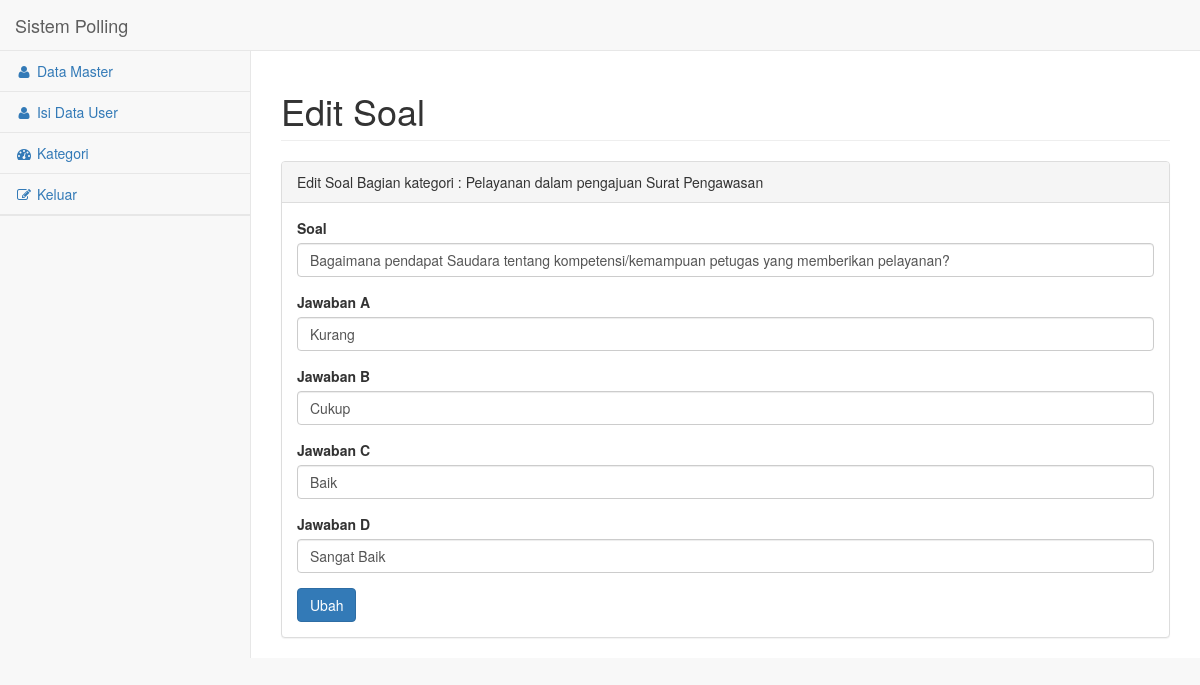
Page /editsoal.php?id=247 on the committed database.
### tables this page shows
CREATE TABLE `kategori` (
  `id_kategori` int(11) NOT NULL,
  `nama_kategori` varchar(50) NOT NULL,
  `persyaratan` text NOT NULL,
  `status` tinyint(1) DEFAULT 0
);

CREATE TABLE `jawaban` (
  `id_jawaban` int(11) NOT NULL,
  `jawaban1` varchar(50) NOT NULL,
  `jawaban2` varchar(50) NOT NULL,
  `jawaban3` varchar(50) NOT NULL,
  `jawaban4` varchar(50) NOT NULL,
  `id_soalj` int(11) NOT NULL
);

CREATE TABLE `soal` (
  `id_soal` int(11) NOT NULL,
  `soal` text NOT NULL,
  `id_kategoriS` int(11) NOT NULL
);

### editsoal.php (the view, shortened to what this page needs)
<!DOCTYPE html>
<?php
    include 'connect.php';
    require 'sideindex.php';
    $id = $_GET['id'];
    $query1 = mysqli_query($connect,"SELECT * from soal WHERE id_soal='$id'");
    while ($data1 =mysqli_fetch_array($query1)) {?>
    <?php $idkategoriS= $data1 ['id_kategoriS'];}
?>
<div id="page-wrapper">
            <div class="row">
                <div class="col-lg-12">
                    <h1 class="page-header">Edit Soal</h1>
                </div>
            </div>
            <div class="row">
                <div class="col-lg-12">
                    <div class="panel panel-default">
                        <div class="panel-heading">
                            <?php
                                include 'connect.php';
                                $query2 = mysqli_query($connect,"SELECT * from kategori WHERE id_kategori='$idkategoriS'");
                                while ($data2 =mysqli_fetch_array($query2)) {?>
                                <?php $nama_kategori= $data2 ['nama_kategori'];
                                    echo "Edit Soal Bagian kategori :"; echo "&nbsp";
                                    echo $nama_kategori;
                                }?>
                        </div>
                        <?php
                                include 'connect.php';
                                $query3 = mysqli_query($connect,"SELECT * from soal join jawaban WHERE id_soal='$id' AND id_soalj='$id'");
                                while ($data3 =mysqli_fetch_array($query3)) {?>
                                <?php
                                    $soal=$data3['soal'];
                                    $jawA=$data3['jawaban1'];
                                    $jawB=$data3['jawaban2'];
                                    $jawC=$data3['jawaban3'];
                                    $jawD=$data3['jawaban4'];
                        }?>
                        <div class="panel-body">
                            <div class="row">
                                <div class="col-lg-12">
                                    <form role="form" method='POST' action='editsoalproses.php?id=<?php echo $id;?>'>
                                        <div class="form-group">
                                            <label>Soal</label>
                                            <input class="form-control" rows="3" name="soal" value="<?php echo $soal;?>">
                                        </div>
                                        <div class="form-group">
                                            <label>Jawaban A</label>
                                            <input class="form-control" name="jwbA" value="<?php echo $jawA;?>">
                                        </div>
                                        <div class="form-group">
                                            <label>Jawaban B</label>
                                            <input class="form-control" name="jwbB" value="<?php echo $jawB;?>">
                                        </div>
                                        <div class="form-group">
                                            <label>Jawaban C</label>
                                            <input class="form-control" name="jwbC" value="<?php echo $jawC;?>">
                                        </div>
                                        <div class="form-group">
                                            <label>Jawaban D</label>
                                            <input class="form-control" name="jwbD" value="<?php echo $jawD;?>">
                                        </div>
                                            <button type="submit" class="btn btn-primary">Ubah</button>
                                    </form>
                                </div>
                            </div>
                        </div>
                    </div>
                </div>
            </div>
</div>

### rows in the picture
kategori: nama_kategori "Pelayanan dalam pengajuan Surat Pengawasan"
jawaban: soal "Bagaimana pendapat Saudara tentang kompetensi/kemampuan petugas yang memberikan pelayanan?", jwbA "Kurang", jwbB "Cukup", jwbC "Baik", jwbD "Sangat Baik"
